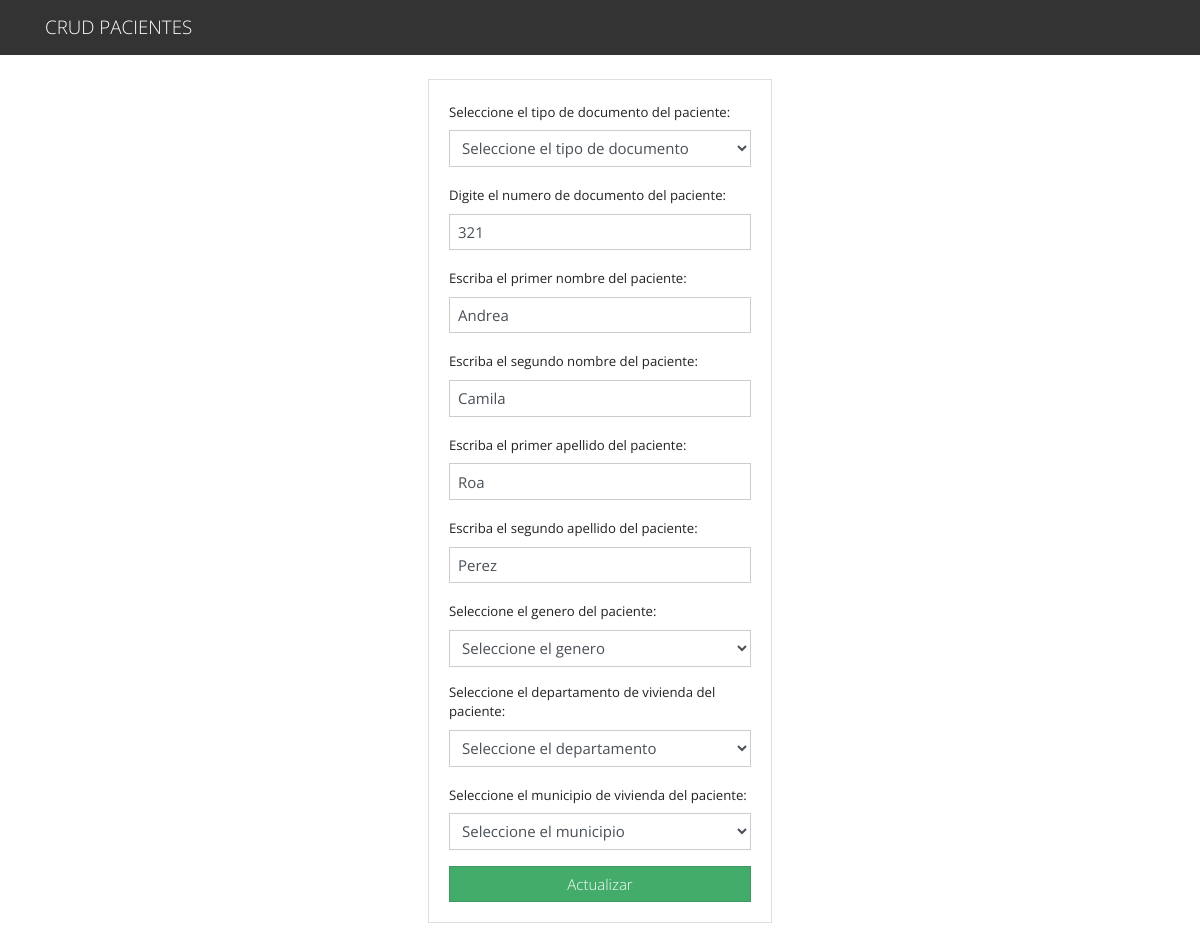
The page /crud/editar.php?id=2 on the database its author committed.
### tables this page shows
CREATE TABLE paciente(id INT(11) NOT NULL AUTO_INCREMENT, tipo_documento_id TINYINT NOT NULL, numero_documento BIGINT NOT NULL, nombre1 VARCHAR(40) NOT NULL, nombre2 VARCHAR(40) NOT NULL, apellido1 VARCHAR(40) NOT NULL, apellido2 VARCHAR(40) NOT NULL, genero_id TINYINT NOT NULL, departamento_id TINYINT NOT NULL, municipio_id INT(11) NOT NULL, PRIMARY KEY(id));

### crud/editar.php (the view, shortened to what this page needs)
<?php
    include("../bd.php");
    $numero_documento = '';
    $nom1 = '';
    $nom2 = '';
    $ape1 = '';
    $ape2 = '';
    if  (isset($_GET['id'])) {
        $id = $_GET['id'];
        $query = "SELECT * FROM paciente WHERE id=$id";
        $result = mysqli_query($conn, $query);
        if (mysqli_num_rows($result) == 1) {
            $row = mysqli_fetch_array($result);
            $numero_documento = $row['numero_documento'];
            $nom1 = $row['nombre1'];
            $nom2 = $row['nombre2'];
            $ape1 = $row['apellido1'];
            $ape2 = $row['apellido2'];
        }
    }
?>
<?php include('../includes/header.php'); ?>
<div class="container p-4">
    <div class="row">
        <div class="col-md-4 mx-auto">
            <div class="card card-body">
                <form action="editar.php?id=<?php echo $_GET['id']; ?>" method="POST">
                    <div class="form-group">
                        <label for="tipo_documento">Seleccione el tipo de documento del paciente:</label>
                        <select name="tipo_documento" class="form-control" id="tipo_documento" required>
                            <option value="0>">Seleccione el tipo de documento</option>
                        </select>
                    </div>
                    <div class="form-group">
                        <label for="num_documento">Digite el numero de documento del paciente:</label>
                        <input type="text" name="num_documento" value="<?php echo $numero_documento; ?>" class="form-control" placeholder="N° de documento" autofocus required>
                    </div>
                    <div class="form-group">
                        <label for="nombre1">Escriba el primer nombre del paciente:</label>
                        <input name="nombre1" class="form-control" value="<?php echo $nom1; ?>" placeholder="Primer nombre" required></input>
                    </div>
                    <div class="form-group">
                        <label for="nombre2">Escriba el segundo nombre del paciente:</label>
                        <input name="nombre2" class="form-control" value="<?php echo $nom2; ?>" placeholder="Segundo nombre" required></input>
                    </div>
                    <div class="form-group">
                        <label for="apellido1">Escriba el primer apellido del paciente:</label>
                        <input name="apellido1" class="form-control" value="<?php echo $ape1; ?>" placeholder="Primer apellido" required></input>
                    </div>
                    <div class="form-group">
                        <label for="apellido2">Escriba el segundo apellido del paciente:</label>
                        <input name="apellido2" class="form-control" value="<?php echo $ape2; ?>" placeholder="Segundo apellido" required></input>
                    </div>
                    <div class="form-group">
                        <label for="genero">Seleccione el genero del paciente:</label>
                        <select name="genero" class="form-control" id="genero" required>
                            <option value="0">Seleccione el genero</option>
                        </select>
                    </div>
                    <div class="form-group">
                        <label for="departamento">Seleccione el departamento de vivienda del paciente:</label>
                        <select name="departamento" class="form-control" id="departamento" onchange="rellenar_municipios();" required>
                            <option value="0">Seleccione el departamento</option>
                        </select>
                    </div>
                    <div class="form-group" id="municipios">
                        <label for="municipio">Seleccione el municipio de vivienda del paciente:</label>
                        <select name="municipio" id="municipio" class="form-control" required>
                            <option value="0">Seleccione el municipio</option>
                        </select>
                    </div>
                    <input type="submit" name="update" class="btn btn-success btn-block" value="Actualizar" onclick="validar_cbx();">
                </form>
            </div>
        </div>
    </div>
</div>
<?php include('../includes/footer.php'); ?>

### rows shown on the page
paciente: num_documento "321", nombre1 "Andrea", nombre2 "Camila", apellido1 "Roa", apellido2 "Perez"
